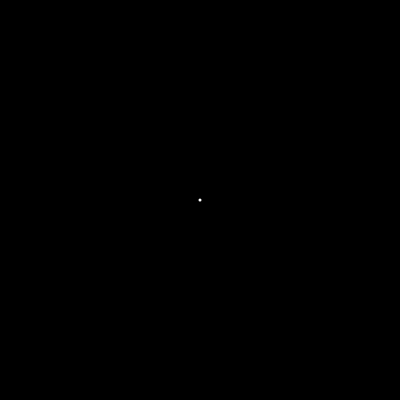
Frame 1 (no input)
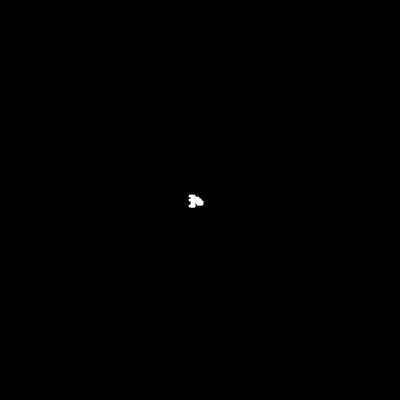
Frame 60 (no input)
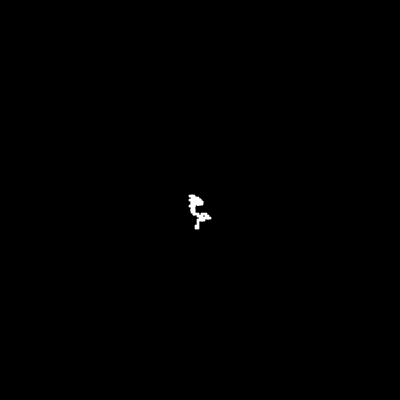
Frame 120 (the mouse pressed at the canvas centre since frame 60)

The p5.js sketch that drew these frames (run headless with seeded random() and noise() and a simulated clock; from frame 60 on, the mouse is pressed at the canvas centre):

// p5.js sketch
// ── sketch.js
let x;
let y;
let s = 2;

function setup() {
  createCanvas(400, 400);
  x = width/2;
  y = height/2;
  background(0);
}

function draw() {
  stroke(255);
  strokeWeight(3);
  point(x, y);

  let r = floor(random(4));

  switch(r){
    case 0:
      x = x + s;
      break;
    case 1:
      x = x - s;
      break;
    case 2:
      y = y + s;
      break;
    case 3:
      y = y - s;
      break;
  }
}

// ── style.css
html, body {
  margin: 13px;
  padding: 0;
}

canvas {
  display: block;
}
